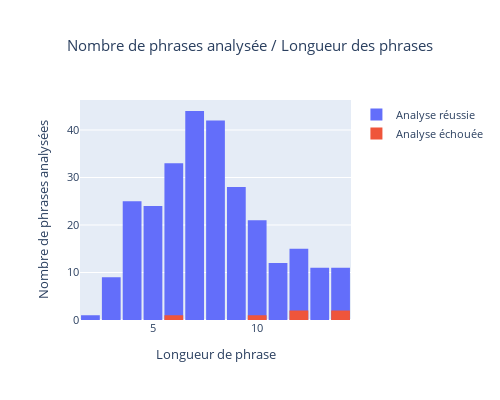

The notebook cell saved with this chart:
### Code cell
data = {'lengths': d_all_lengths_filtered[0],
    'nb_of_parses': d_all_num_parses_filtered[0]}
df_ = pd.DataFrame(data)

# fig = px.histogram(
#     df, x="lengths", color="nb_of_parses",
#     title='Le nombre de phrases analysée en fonction de la longueur des phrases',
#     labels= {'lengths':'Longueur de phrase', 'nb_of_parses': 'Analyse'},
#     width=700,height=400,nbins=15,opacity=0.5)
# fig.show()

import plotly.graph_objects as go
df1 = df_[df['nb_of_parses']>0]
x = df1['lengths']
y = df1['nb_of_parses']
fig = go.Figure()
fig.add_trace(go.Histogram(histfunc="count", y=y, x=x, name="Analyse réussie",bingroup=1))


df0 = df_[df['nb_of_parses']==0]
x = df0['lengths']
y = df0['nb_of_parses']

fig.add_trace(go.Histogram(histfunc="count", y=y, x=x, name="Analyse échouée",bingroup=1))
fig.update_layout(
    title={
        'text': "Nombre de phrases analysée / Longueur des phrases",
        'y':0.9,
        'x':0.5,
        'xanchor': 'center',
        'yanchor': 'top'},
    yaxis_title="Nombre de phrases analysées",
    xaxis_title="Longueur de phrase",
    #legend_title="Legende:",
    font=dict(
        size=11,
    ),
    barmode="overlay",
    bargap=0.1,
    autosize=False,
    width=500,
    height=400,)
fig.show()

### Figure 1 — Plotly figure (JSON) as saved in the notebook; plotly's stock layout.template omitted (floating-point values rounded to 4 significant figures; data arrays with more than 128 entries replaced by an {"elided": "..."} marker saying what was removed)
{"data": [{"bingroup": "1", "histfunc": "count", "name": "Analyse réussie", "type": "histogram", "x": {"elided": "276 int values"}, "y": {"elided": "276 int values"}}, {"bingroup": "1", "histfunc": "count", "name": "Analyse échouée", "type": "histogram", "x": [10, 14, 12, 14, 12, 6], "y": [0, 0, 0, 0, 0, 0]}], "layout": {"autosize": false, "bargap": 0.1, "barmode": "overlay", "font": {"size": 11}, "height": 400, "title": {"text": "Nombre de phrases analysée / Longueur des phrases", "x": 0.5, "xanchor": "center", "y": 0.9, "yanchor": "top"}, "width": 500, "xaxis": {"title": {"text": "Longueur de phrase"}}, "yaxis": {"title": {"text": "Nombre de phrases analysées"}}}}
